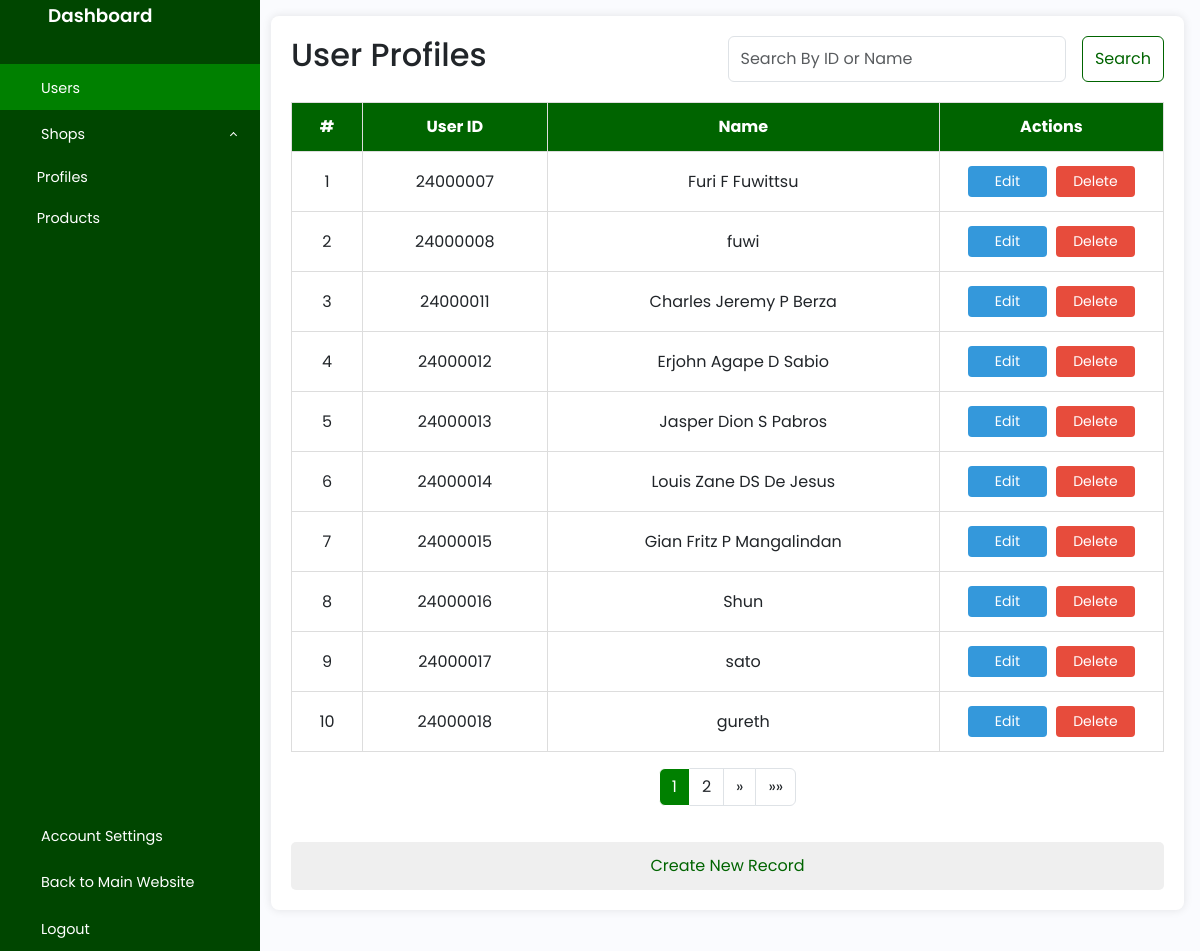
/admin/users/index.php (signed in), run on an earlier commit of the app's database.
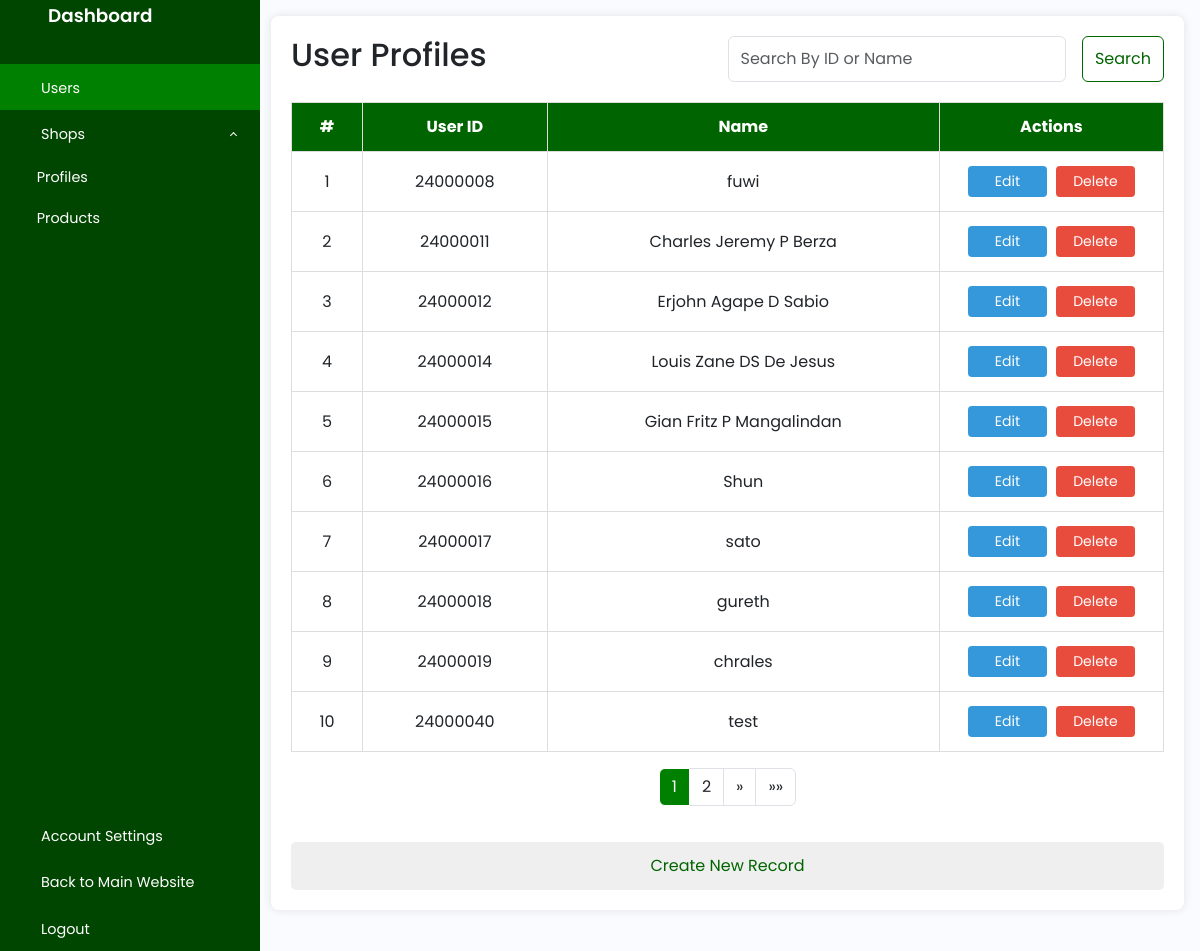
And on a later commit of the database.
### tables this page shows
CREATE TABLE `userdata` (
  `user_ID` int(8) NOT NULL,
  `user_Nickname` varchar(55) NOT NULL,
  `user_Name` varchar(55) NOT NULL,
  `user_Phone` bigint(11) DEFAULT NULL,
  `user_Location` varchar(100) DEFAULT NULL
);

### db/action.php (called while the page is built, shortened)
<?php
class Database
{
    protected $conn;
    public function __construct($conn)
    {
        $this->conn = $conn;
    }
    public function executeQuery($sql)
    {
        $result = $this->conn->query($sql);
        $data = array();
        if ($result->num_rows > 0) {
            while ($row = $result->fetch_assoc()) {
                $data_row = array();
                foreach ($row as $r) {
                    array_push($data_row, $r);
                }
                array_push($data, $data_row);
            }
        }
        return $data;
    }
    public function showRecords($table, $condition = null)
    {
        $sql = "Select * from $table";
        if ($condition != null) {
            $sql .= " $condition";
        }
        return $this->executeQuery($sql);
    }
    public function pagination($identifier, $recordsPerPage, $table, $condition = null)
    {
        $sql = "SELECT COUNT($identifier) as count FROM $table";
        $totalRecordsResult = $this->conn->query($sql);
        $totalRecords = $totalRecordsResult->fetch_assoc()['count'];
        $totalPages = ceil($totalRecords / $recordsPerPage);
        return $totalPages;
    }
}

### db/connection.php (called while the page is built)
<?php
class Connection {
    private $DAddress = "localhost";
    private $DUsername = "root";
    private $DPass = "";
    private $DName = "uts_db";
    public function connect() {
        $conn = new mysqli($this->DAddress, $this->DUsername, $this->DPass, $this->DName);
        if ($conn->connect_error) {
            die("Connection failed: ". $conn->connect_error);
        }
        else {
            return $conn;
        }
    }
}

### admin/users/index.php (the view, shortened to what the changed rows need)
<?php
include '../../db/connection.php';
$connection = new Connection();
$database = new adminAction($connection->connect());
$page = isset($_GET['page']) && is_numeric($_GET['page']) ? (int) $_GET['page'] : 1;
$offset = ($page - 1) * 10;
$result = $database->showRecords('userdata', "LIMIT $offset, 10");
$result2 = $database->showRecords('userlogin', "LIMIT $offset, 10");
$totalPages = $database->pagination('user_id', 10, 'userdata');
?>
<!DOCTYPE html>
<html>
<head>
    <?php include '../../includes/head.Include.php' ?>
    <link href="https://cdn.jsdelivr.net/npm/bootstrap@5.3.0-alpha3/dist/css/bootstrap.min.css" rel="stylesheet"
>
    <link rel="stylesheet" href="../../bootstrap/css/bootstrap.css">
    <link rel="stylesheet" href="../../css/admin.css">
    <link rel="stylesheet" href="../../css/admin.userstable.css">
</head>
<body>
    <div class="wrapper">
        <div class="main p-3">
            <div class="container">
                <div class="d-flex flex-row justify-content-between">
                    <h2>User Profiles</h2>
                </div>
                <table id="users-table">
                    <thead>
                        <tr>
                            <th>#</th>
                            <th>User ID</th>
                            <th>Name</th>
                            <th>Actions</th>
                        </tr>
                    </thead>
                    <tbody>
                        <?php
                        $user_count = 0;
                        if (count($result) > 0) {
                            for ($i = 0; $i < count($result); $i++) {
                                if ($result[0][0]) {
                                    echo '<tr class=' . "'expandable'" . '>';
                                    echo "<td class=" . '"expandable"' . "onclick='showHideRow(" . '"user' . ++$user_count . '");' . "'>" . $user_count . "</td>";
                                    echo "<td class=" . '"expandable"' . "onclick='showHideRow(" . '"user' . $user_count . '");' . "'>" . $result[$i][0] . "</td>";
                                    echo "<td class=" . '"expandable"' . "onclick='showHideRow(" . '"user' . $user_count . '");' . "'>" . $result[$i][2] . "</td>";
                                    echo "<td><button class='edit w-40' onclick='window.location.href=" . '"edit.php?user_ID=' . $result[$i][0] . '"' . "'><span class='action-word'>Edit</span><i class='bi bi-pencil action-btn'></i></button> <button class='delete w-40' onclick='window.location.href=" . '"delete.php?user_ID=' . $result[$i][0] . '"' . "'><span class='action-word'>Delete</span><i class='bi bi-trash action-btn'></i></button></td>";
                                    echo "</tr>";
                                }
                            }
                        }
                        ?>
                    </tbody>
                </table>
                <nav aria-label="Page navigation example">
                    <ul class="pagination justify-content-center p-3">
                        <?php for ($i = 1; $i <= $totalPages; $i++): ?>
                            <li class="page-item"><a class="page-link <?= ($i === $page) ? "active" : "" ?>" href="?page=<?= $i ?><?php if (isset($_GET['search'])) {
                                          echo '&search=' . $searchq;
                                      } ?>"><?= $i ?></a>
                            </li>
                        <?php endfor; ?>
                    </ul>
                </nav>
            </div>
        </div>
    </div>
</body>
</html>

What changed in the data, as far as the page shows it:
removed userdata: user_ID "24000007", user_Name "Furi F Fuwittsu"
removed userdata: user_ID "24000013", user_Name "Jasper Dion S Pabros"
now on this page (row unchanged): userdata: user_ID "24000019", user_Name "chrales"
now on this page (row unchanged): userdata: user_ID "24000040", user_Name "test"
